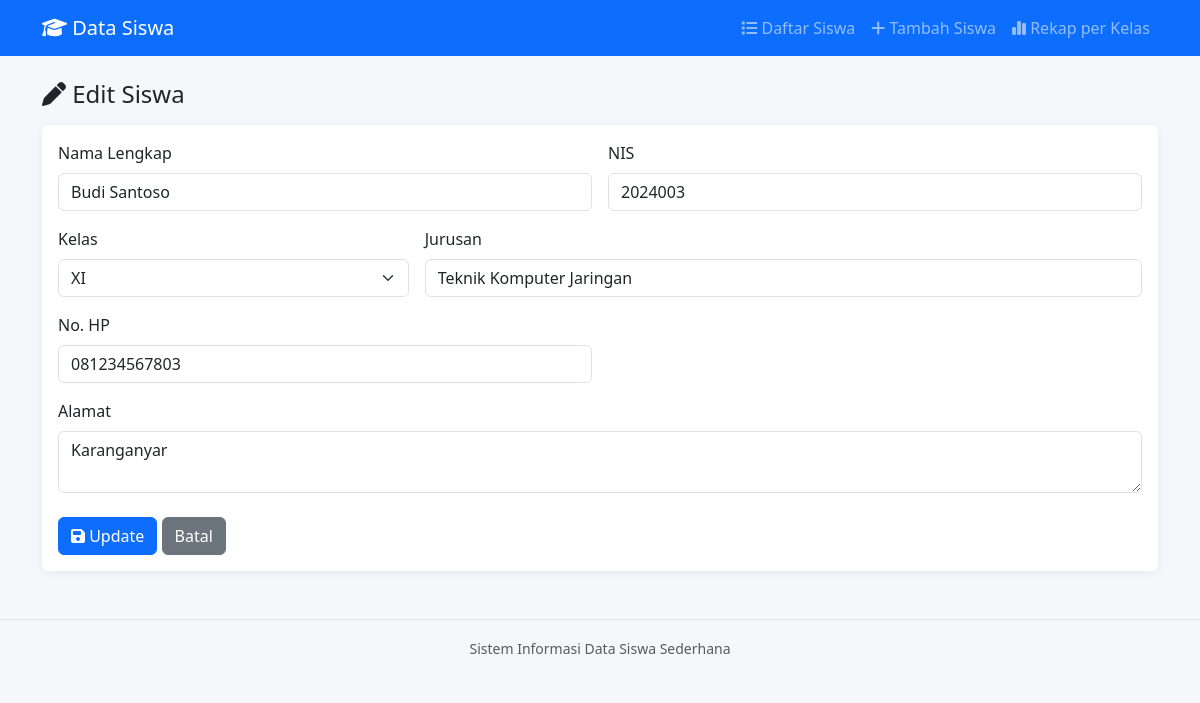
The page /edit.php?id=3 on the database its author committed.
### tables this page shows
CREATE TABLE IF NOT EXISTS siswa (
    id INT AUTO_INCREMENT PRIMARY KEY,
    nama VARCHAR(100) NOT NULL,
    nis VARCHAR(20) NOT NULL,
    kelas VARCHAR(20) NOT NULL,
    jurusan VARCHAR(50) NOT NULL,
    no_hp VARCHAR(20) DEFAULT NULL,
    alamat TEXT DEFAULT NULL,
    created_at TIMESTAMP DEFAULT CURRENT_TIMESTAMP
);

### functions.php (called while the page is built, shortened)
<?php
function getSiswaById($koneksi, $id)
{
    $id = (int) $id;
    $sql = "SELECT * FROM siswa WHERE id = $id";
    $hasil = mysqli_query($koneksi, $sql);
    return mysqli_fetch_assoc($hasil);
}

### edit.php (the view, shortened to what this page needs)
<?php
require_once 'functions.php';
$id = isset($_GET['id']) ? (int) $_GET['id'] : 0;
$siswa = getSiswaById($koneksi, $id);
require_once 'includes/header.php';
?>
    <h4 class="mb-3"><i class="fa-solid fa-pen"></i> Edit Siswa</h4>
    <div class="card">
        <div class="card-body">
            <form method="POST" action="edit.php?id=<?= $id ?>">
                <div class="row g-3">
                    <div class="col-md-6">
                        <label class="form-label">Nama Lengkap</label>
                        <input type="text" name="nama" class="form-control" value="<?= htmlspecialchars($siswa['nama']) ?>">
                    </div>
                    <div class="col-md-6">
                        <label class="form-label">NIS</label>
                        <input type="text" name="nis" class="form-control" value="<?= htmlspecialchars($siswa['nis']) ?>">
                    </div>
                    <div class="col-md-4">
                        <label class="form-label">Kelas</label>
                        <select name="kelas" class="form-select">
                            <?php foreach (['X', 'XI', 'XII'] as $opsi): ?>
                                <option value="<?= $opsi ?>" <?= ($siswa['kelas'] === $opsi) ? 'selected' : '' ?>>
                                    <?= $opsi ?>
                                </option>
                            <?php endforeach; ?>
                        </select>
                    </div>
                    <div class="col-md-8">
                        <label class="form-label">Jurusan</label>
                        <input type="text" name="jurusan" class="form-control" value="<?= htmlspecialchars($siswa['jurusan']) ?>">
                    </div>
                    <div class="col-md-6">
                        <label class="form-label">No. HP</label>
                        <input type="text" name="no_hp" class="form-control" value="<?= htmlspecialchars($siswa['no_hp'] ?? '') ?>">
                    </div>
                    <div class="col-12">
                        <label class="form-label">Alamat</label>
                        <textarea name="alamat" class="form-control" rows="2"><?= htmlspecialchars($siswa['alamat'] ?? '') ?></textarea>
                    </div>
                </div>
                <div class="mt-4">
                    <button type="submit" class="btn btn-primary">
                        <i class="fa-solid fa-floppy-disk"></i> Update
                    </button>
                    <a href="index.php" class="btn btn-secondary">Batal</a>
                </div>
            </form>
        </div>
    </div>
<?php require_once 'includes/footer.php'; ?>

### assets/css/style.css (style rules this page uses)
body { background-color: #f5f7fb; }
.card { border: none; box-shadow: 0 2px 8px rgba(0, 0, 0, 0.06); }

### rows shown on the page
siswa: nama "Budi Santoso", nis "2024003", kelas "XI", jurusan "Teknik Komputer Jaringan", no_hp "081234567803", alamat "Karanganyar"
